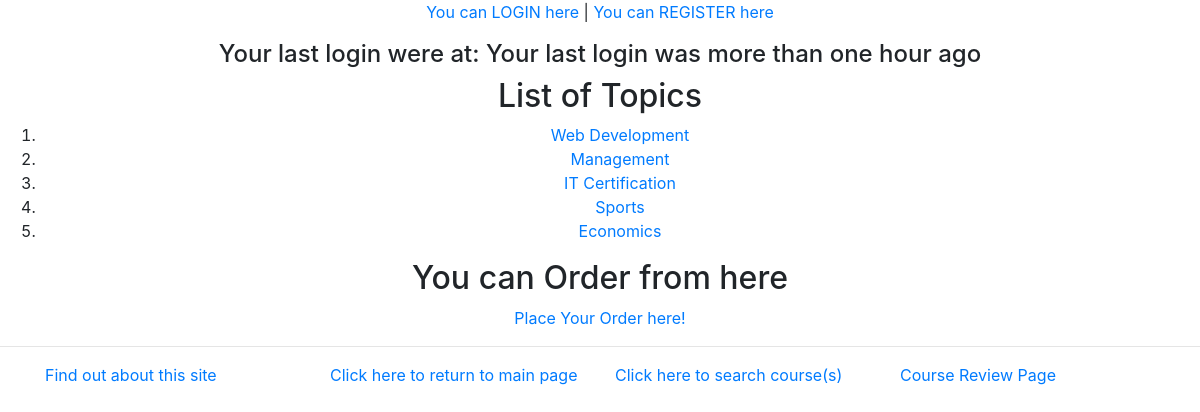
The page /myapp/ on the database its author committed.
### myapp/models.py (models this page shows, shortened)
class Topic(models.Model):
    name = models.CharField(max_length=200)
    length = models.IntegerField(default=12)

### myapp/views.py (the view)
# urls.py: path(r'', views.index, name='index'),
def index(request):
    if request.session.get('last_login'):
        last_login = request.session['last_login']
    else:
        last_login = "Your last login was more than one hour ago"
    top_list = Topic.objects.all().order_by('id')[:10]
    return render(request, 'myapp/index.html', {'top_list': top_list, 'last_login': last_login})

### myapp/templates/myapp/index.html (shortened to what this page needs)
{% extends 'myapp/base.html' %}
{% block body_block %}
    {% if last_login %}
        <h4>Your last login were at: {{ last_login }}</h4>
    {% endif %}
    {% if top_list %}
        <h2>List of Topics</h2>
        <ol>
            {% for top  in top_list %}
                <li><a href="{% url 'myapp:detail' top.pk %}">{{ top.name }}</a></li>
            {% endfor %}
        </ol>
    {% else %}
        <strong>There are no available topics!</strong>
    {% endif %}
    <h2>You can Order from here</h2>
    <a href="{% url 'myapp:place_order' %}">Place Your Order here!</a>
{% endblock %}

### rows shown on the page
Topic: name "Web Development"
Topic: name "Management"
Topic: name "IT Certification"
Topic: name "Sports"
Topic: name "Economics"

### other values the page prints
{{ last_login }} "Your last login was more than one hour ago"
